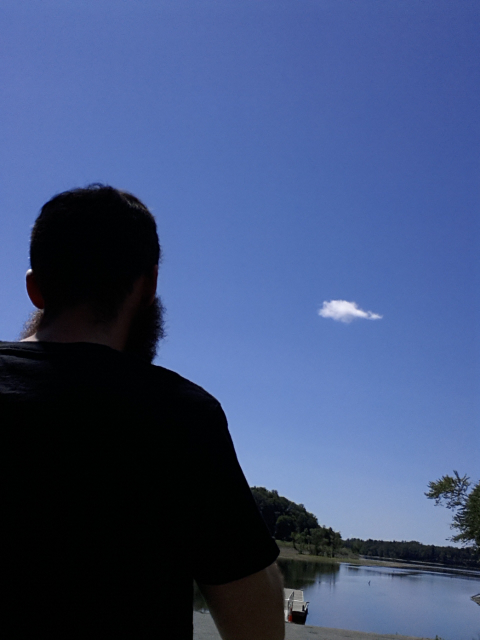
#> input picture hp_tool/test/a.jpg, 960 x 1280 px (shown at 1/2 size)
$ python -i video_tools.py   (imports and definitions only)   (Python 2 division)   (older library calls are emulated)
#> lines starting #> are read from the running program, lines starting #| are printed output that depends on the picture; after the words box and inside, x2 and y2 are one past the last pixel; in counts of white or black regions, pixels touching at a corner belong together
import numpy as np
import cv2
from subprocess import call,Popen, PIPE
import os
import json
from datetime import datetime

# [96 lines left out: functions otsu, _buildHist, _buildMasks, buildMasksFromCombinedVideoOld, not called in this run]

def buildMasksFromCombinedVideo(filename,codec='mp4v',suffix='mp4',startSegment=None, endSegment=None, startTime=0):
#> called with filename = '../../hp_tool/test/a.jpg', codec = 'mp4v', suffix = 'mp4', startTime = 0
  maskprefix = filename[0:filename.rfind('.')]
  capIn = cv2.VideoCapture(filename)
  capOut = None
  try:
    ranges= []
    start = None
    fourcc = cv2.cv.CV_FOURCC(*codec)
    count = 0
    fgbg = cv2.BackgroundSubtractorMOG2()
    first = True
    sample = None
    kernel = np.ones((5,5),np.uint8)
    while(capIn.isOpened()):
      ret, frame = capIn.read()
#> frame is the input picture: shape (1280, 960, 3); mean B, G, R 121.7, 80, 62.4
      if sample is None:
        sample = np.ones(frame[:,:,0].shape)*255
      if not ret:
        break
      elapsed_time = capIn.get(cv2.cv.CV_CAP_PROP_POS_MSEC)
      if startSegment and startSegment > elapsed_time:
        continue
      if endSegment and endSegment < elapsed_time:
        break
      thresh = fgbg.apply(frame)
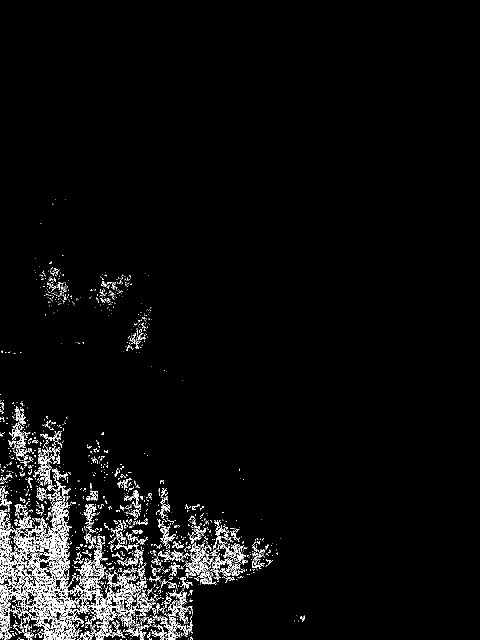
#> thresh: shape (1280, 960) (shown at 1/2 size); values 127 (black) and 255 (white), 3.7% white in thin lines or dots, all inside (x1, y1, x2, y2) = (0, 398, 610, 1280)
      if first:
        first = False
        continue
# [4 lines of commented-out code are left out]
      result = thresh.copy()
      result[:,:]=0
      result[abs(thresh)>0.000001] = 255
      opening = cv2.morphologyEx(result, cv2.MORPH_OPEN, kernel)
      closing = cv2.morphologyEx(opening, cv2.MORPH_CLOSE, kernel)
      totalMatch = sum(sum(closing))
      result = closing
      if totalMatch>0:
        count+=1
        if start is None:
          start = elapsed_time + startTime
          sample = result
          capOut = cv2.VideoWriter(_composeMaskName(maskprefix,start,suffix), fourcc, capIn.get(cv2.cv.CV_CAP_PROP_FPS),(result.shape[1],result.shape[0]),False)
        capOut.write(_grayToRGB(result))
      else:
        if start is not None:
          ranges.append({'starttime':start,'endtime':elapsed_time+startTime,'frames':count,'mask':sample,'videosegment':os.path.split(_composeMaskName(maskprefix,start,suffix))[1]})
          capOut.release()
          count = 0
        start = None
        capOut = None
    if start is not None:
      ranges.append({'starttime':start,'endtime':elapsed_time+startTime,'frames':count,'mask':sample,'videosegment':os.path.split(_composeMaskName(maskprefix,start,suffix))[1]})
      capOut.release()
  finally:
    capIn.release()
    if capOut:
      capOut.release()
  return ranges

# [15 lines left out: functions _rgbToGray, _grayToRGB, not called in this run]

def _composeMaskName(maskprefix,starttime,suffix):
   return maskprefix + '_mask_' + str(starttime) + '.' + suffix

# [79 lines left out: functions _invertSegment, invertVideoMasks, addToMeta, getStreamId, processMeta, not called in this run]

def sortFrames(frames):
   for k,v in frames.iteritems():
    frames[k] = sorted(v,key=lambda meta: meta['pkt_pts_time'])

# [248 lines left out: functions _addMetaToFrames, processFrames, getMeta, compareMeta, compareStream, compareFrames and 5 more, not called in this run]

>>> result = buildMasksFromCombinedVideo('../../hp_tool/test/a.jpg')

$ run again, on hp_tool/test/c.jpg
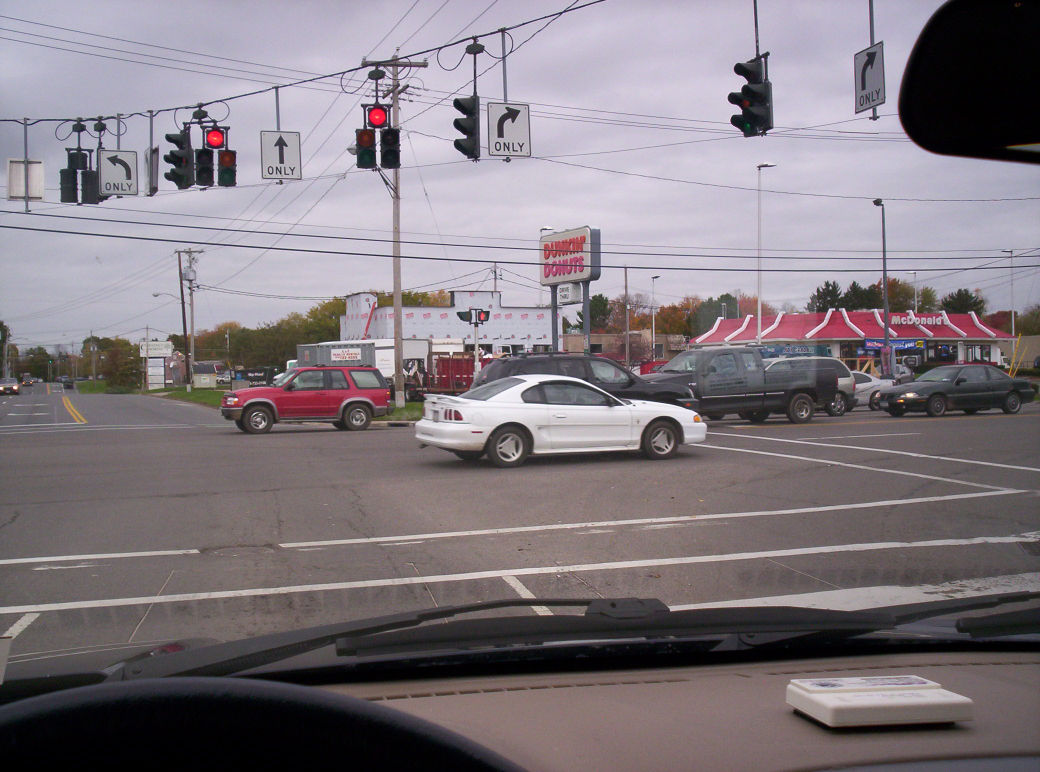
#> input picture hp_tool/test/c.jpg, 2080 x 1544 px (shown at 1/2 size)
#> in buildMasksFromCombinedVideo, frame is the input picture: shape (1544, 2080, 3); mean B, G, R 127.1, 120.7, 129
#> in buildMasksFromCombinedVideo, `thresh = fgbg.apply(frame)`:
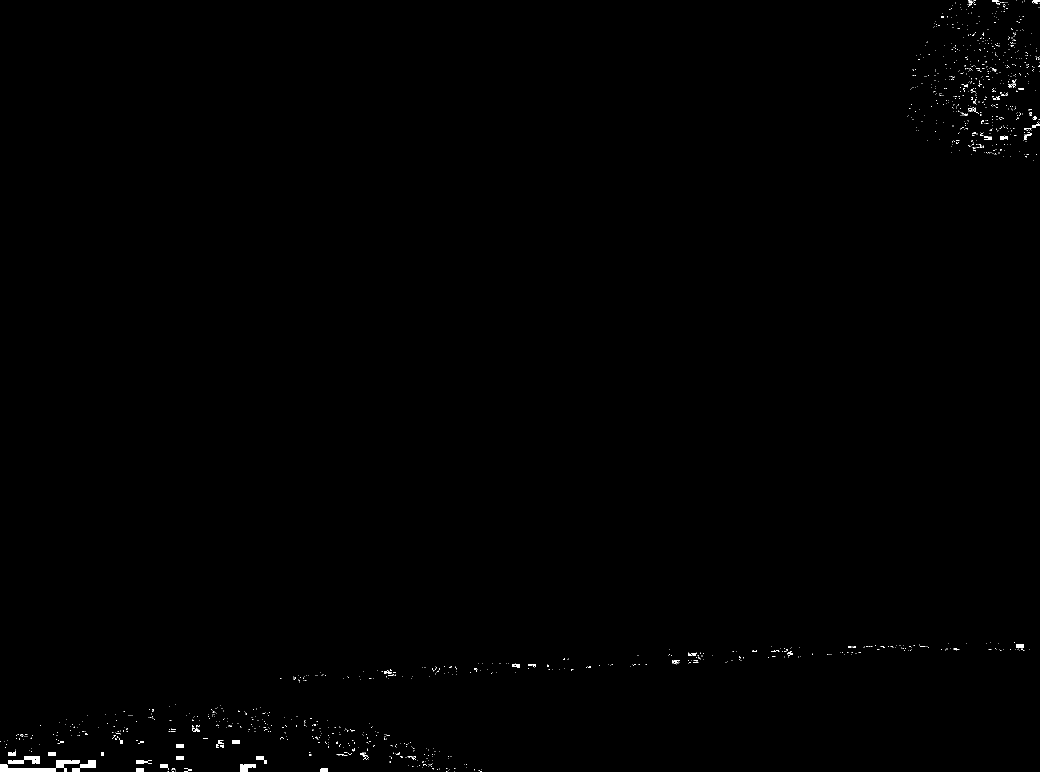
#> thresh: shape (1544, 2080) (shown at 1/2 size); values 127 (black) and 255 (white), 0.3% white; 1286 white regions (1232 under 20 px), largest, box (x1, y1, x2, y2) and area: (0, 1520, 160, 1544) 1566, (16, 1512, 80, 1528) 622, (144, 1520, 192, 1544) 496
